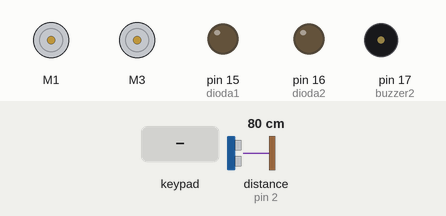
Recording of a sketch running on a simulated Arduino Uno, built with avr-gcc and run on an emulated ATmega328P. Parts: 2 × DC motor (green arrow = forward, orange = backward, longer = faster), output pins drawn as LEDs (lit = HIGH), buzzer (waves = sounding). Wiring (inferred from the names in the program): ultrasonic range finder: trigger pin 13; echo pin 2. The test bench sets the inputs (shaded band); at power-on: distance to the obstacle (sensor on pin 2) 80 cm. The echo pulse lasts 58.3 µs per cm; pins used as bus, display or sensor lines are not drawn.

Above: at 1.2 s.
1.3 s: key 'X' pressed
At 2.8 s:
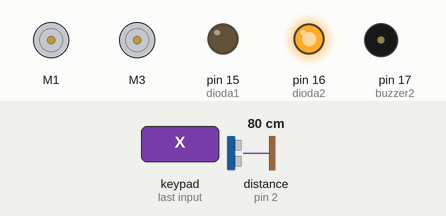
4.3 s: key 'U' pressed
At 6.61 s:
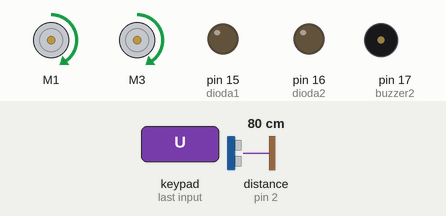
7.3 s: key 'D' pressed
At 7.5 s:
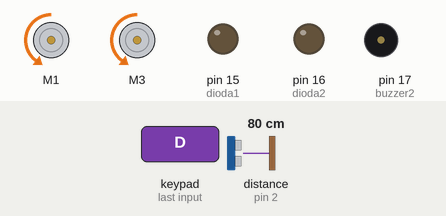
9.2 s: key 'L' pressed
At 9.4 s:
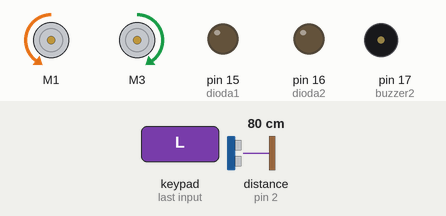
11.1 s: key 'R' pressed
At 11.3 s:
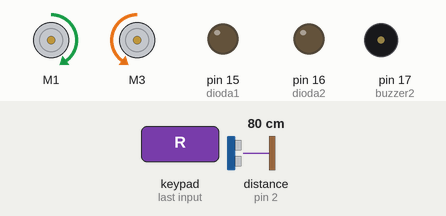
13.0 s: key 'O' pressed
At 13.4 s:
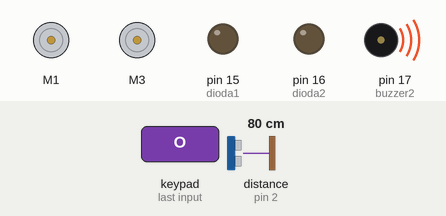
Timing chart, 0 to 19.1 s (numbered marks = the images above; inputs shaded):
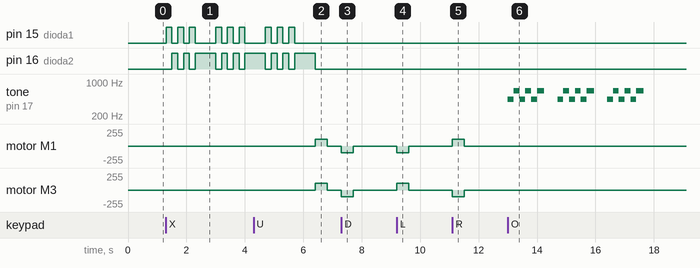

The sketch:

robot.ino
```cpp
#define CUSTOM_SETTINGS
#define INCLUDE_GAMEPAD_MODULE
#include <Dabble.h>
#include <Adafruit_MotorShield.h>
#include <SoftwareSerial.h>

const int buzzer = 14;
const int buzzer2 = 17;
const int dioda1 = 15;
const int dioda2 = 16;
const int trigger = 13;
const int echo = 2;
const int odleglosc3 = 45;
const int odleglosc2 = 30;
const int odleglosc1 = 10;
int flaga = 0;
//Inicjalizacja silnikow
Adafruit_MotorShield AFMS = Adafruit_MotorShield();
Adafruit_DCMotor *leftMotor = AFMS.getMotor(1);
Adafruit_DCMotor *rightMotor = AFMS.getMotor(3);
//Inicjalizacja Bluetooth
SoftwareSerial BTserial(1, 0); // RX | TX
void setup()
{
  pinMode(buzzer, OUTPUT);
  pinMode(buzzer2, OUTPUT);
  pinMode(dioda1, OUTPUT);
  pinMode(dioda2, OUTPUT);
  pinMode(trigger, OUTPUT);
  pinMode(echo, INPUT);
  AFMS.begin();
  BTserial.begin(9600);
  Dabble.begin(9600, 0, 1);   //Polaczenie z aplikacja
}

void loop()
{
  long czas, dystans;                 //Inicjalizacja czujnika odleglosci
  digitalWrite(trigger, LOW);
  delayMicroseconds(2);
  digitalWrite(trigger, HIGH);
  delayMicroseconds(10);
  digitalWrite(trigger, LOW);
  czas = pulseIn(echo, HIGH);
  dystans = (czas/2) / 29.1;

  if (dystans < odleglosc1)   {                               //Sprawdzanie odleglosci od sciany dla 3 roznych odleglosci
    digitalWrite(buzzer2,HIGH);
  }else if (dystans >= odleglosc1 && dystans < odleglosc2) {
    digitalWrite(buzzer2,HIGH);
    delay(50);
    digitalWrite(buzzer2,LOW);
    delay(50);
  }else if (dystans >= odleglosc2 && dystans < odleglosc3) {
    digitalWrite(buzzer2,HIGH);
    delay(95);
    digitalWrite(buzzer2,LOW);
    delay(95);
  }
  else {
    noTone(buzzer2);
  }
  Dabble.processInput();              //Nadaje predkosc silnikom w zaleznosci od wcisnietego przycisku
    if (GamePad.isUpPressed())
  {
    leftMotor->run(FORWARD);
    leftMotor->setSpeed(100);
    rightMotor->run(FORWARD);
    rightMotor->setSpeed(100);
  }
  else if (GamePad.isDownPressed())
  {
    leftMotor->setSpeed(100);
    leftMotor->run(BACKWARD);
    rightMotor->setSpeed(100);
    rightMotor->run(BACKWARD);
  }

  else if (GamePad.isLeftPressed())
  {
    leftMotor->setSpeed(100);
    leftMotor->run(BACKWARD);
    rightMotor->setSpeed(100);
    rightMotor->run(FORWARD);
  }
  else if (GamePad.isRightPressed())
  {
    leftMotor->setSpeed(100);
    leftMotor->run(FORWARD);
    rightMotor->setSpeed(100);
    rightMotor->run(BACKWARD);
  }
  else{                                   //Zatrzymuje silniki gdy zaden przycisk nie jest nacisniety
    leftMotor->run(RELEASE);
    rightMotor->run(RELEASE);
  }
  if (GamePad.isTrianglePressed()){  //Syrena + diody
    delay(2000);
    if (flaga == 1) {
      flaga =  0;
    }
    else{
      flaga = 1;
    }
  }
  if (flaga == 1){
    for (int i = 0; i < 5; i++) {
      digitalWrite(dioda1, HIGH);
      digitalWrite(dioda2, LOW);
      tone(buzzer, 440, 250);
      delay(200);
      digitalWrite(dioda1, LOW);
      digitalWrite(dioda2, HIGH);
      delay(200);
      digitalWrite(dioda1, HIGH);
      digitalWrite(dioda2, LOW);
      tone(buzzer, 660, 250);
      delay(200);
      digitalWrite(dioda1, LOW);
      digitalWrite(dioda2, HIGH);
      delay(200);
    }
  }
    else{
      noTone(buzzer);
      digitalWrite(dioda1, LOW);
      digitalWrite(dioda2, LOW);
    }
  if (GamePad.isCrossPressed()){      //Diody policyjne
    for (int i = 0; i < 3; i++){
      for (int j = 0; j < 3; j++){
    digitalWrite(dioda1, HIGH);
    digitalWrite(dioda2, LOW);
    delay(200);
    digitalWrite(dioda1, LOW);
    digitalWrite(dioda2, HIGH);
    delay(200);
      }
      delay(500);
    }
  }
  if (GamePad.isCirclePressed()){     //Syrena
    for (int i = 0; i < 3; i++){
      for (int j = 0; j < 3; j++){
    tone(buzzer, 440, 250);
    delay(200);
    tone(buzzer, 660, 250);
    delay(200);
      }
      delay(500);
    }
  }
}
```

Measured:
- after the input at 1.3 s, pin 15 (dioda1): LOW → HIGH at once, → LOW 0.20 s later, → HIGH 0.20 s later, → LOW 0.20 s later, … (12 changes in this stretch); pin 16 (dioda2): LOW → HIGH after 0.20 s, → LOW 0.20 s later, → HIGH 0.20 s later, → LOW 0.20 s later, … (11 changes in this stretch)
- after the input at 4.3 s, motor M1, motor M3: stopped → forward 100/255 after 2.1 s, → stopped 0.40 s later
- after the input at 7.3 s, motor M1, motor M3: stopped → backward 100/255 at once, → stopped 0.40 s later
- after the input at 9.2 s, motor M1: stopped → backward 100/255 at once, → stopped 0.40 s later; motor M3: stopped → forward 100/255 at once, → stopped 0.40 s later
- after the input at 11.1 s, motor M1: stopped → forward 100/255 at once, → stopped 0.40 s later; motor M3: stopped → backward 100/255 at once, → stopped 0.40 s later
- after the input at 13.0 s, tone on pin 17 (buzzer2): silent → 440 Hz at once, then repeats every 1.7 s: 2 × (660 Hz 0.20 s, 440 Hz 0.20 s), 660 Hz 0.25 s, silent 0.45 s, 440 Hz 0.20 s
